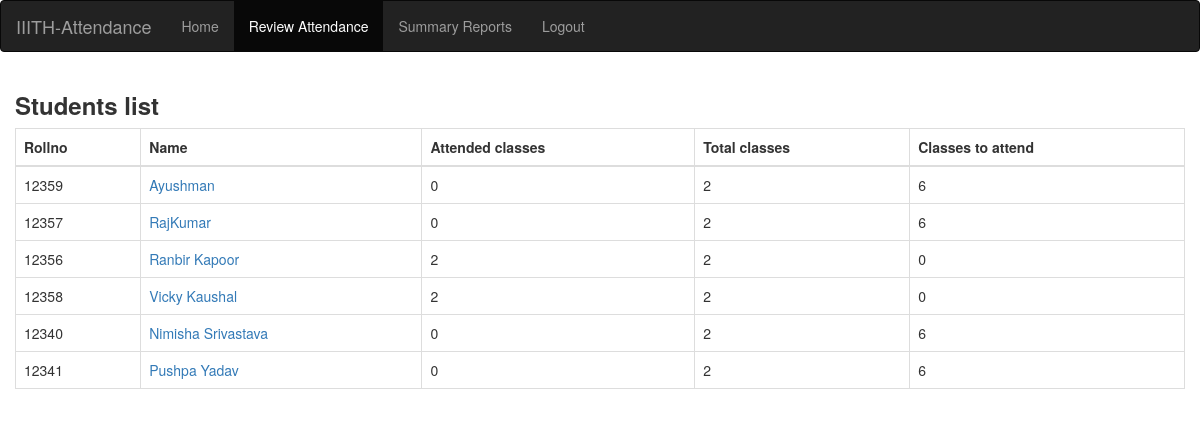
Screenshot of /teacher/40/Students/attendance/ (signed in) with the database file from the repository.
### info/models.py (models this page shows)
class AttendanceTotal(models.Model):
    course = models.ForeignKey(Course, on_delete=models.CASCADE)
    student = models.ForeignKey(Student, on_delete=models.CASCADE)
    class Meta:
        unique_together = (('student', 'course'),)
    @property
    def att_class(self):
        stud = Student.objects.get(name=self.student)
        cr = Course.objects.get(name=self.course)
        att_class = Attendance.objects.filter(course=cr, student=stud, status='True').count()
        return att_class
    @property
    def total_class(self):
        stud = Student.objects.get(name=self.student)
        cr = Course.objects.get(name=self.course)
        total_class = Attendance.objects.filter(course=cr, student=stud).count()
        return total_class
    @property
    def attendance(self):
        stud = Student.objects.get(name=self.student)
        cr = Course.objects.get(name=self.course)
        total_class = Attendance.objects.filter(course=cr, student=stud).count()
        att_class = Attendance.objects.filter(course=cr, student=stud, status='True').count()
        if total_class == 0:
            attendance = 0
        else:
            attendance = round(att_class / total_class * 100, 2)
        return attendance
    @property
    def classes_to_attend(self):
        stud = Student.objects.get(name=self.student)
        cr = Course.objects.get(name=self.course)
        total_class = Attendance.objects.filter(course=cr, student=stud).count()
        att_class = Attendance.objects.filter(course=cr, student=stud, status='True').count()
        cta = math.ceil((0.75*total_class - att_class)/0.25)
        if cta < 0:
            return 0
        return cta

class Student(models.Model):
    user = models.OneToOneField(User, on_delete=models.CASCADE, null=True)
    class_id = models.ForeignKey(Class, on_delete=models.CASCADE, default=1)
    USN = models.CharField(primary_key='True', max_length=100)
    name = models.CharField(max_length=200)
    sex = models.CharField(max_length=50, choices=sex_choice, default='Male')
    DOB = models.DateField(default='1998-01-01')
    def __str__(self):
        return self.name

class Course(models.Model):
    dept = models.ForeignKey(Dept, on_delete=models.CASCADE)
    id = models.CharField(primary_key='True', max_length=50)
    name = models.CharField(max_length=50)
    shortname = models.CharField(max_length=50, default='X')
    def __str__(self):
        return self.name

### info/views.py (the view)
# urls.py: path('teacher/<int:assign_id>/Students/attendance/', views.t_student, name='t_student'),
@login_required()
def t_student(request, assign_id):
    ass = Assign.objects.get(id=assign_id)
    att_list = []
    for stud in ass.class_id.student_set.all():
        try:
            a = AttendanceTotal.objects.get(student=stud, course=ass.course)
        except AttendanceTotal.DoesNotExist:
            a = AttendanceTotal(student=stud, course=ass.course)
            a.save()
        att_list.append(a)
    return render(request, 'info/t_students.html', {'att_list': att_list})

### info/models.py (called while the page is built)
    @property
    def is_student(self):
        if hasattr(self, 'student'):
            return True
        return False

    @property
    def is_teacher(self):
        if hasattr(self, 'teacher'):
            return True
        return False

### info/templates/info/t_students.html (shortened to what this page needs)
{% extends 'info/base.html' %}
    {% load static %}
    {% block content %}
                  <div class="card mb-3">
            <div class="card-header">
            <h3><b>Students list</b></h3></div>
            <div class="card-body">
              <div class="table-responsive">
                <table class="table table-bordered" id="dataTable" width="100%" cellspacing="0">
                  <thead>
                    <tr>
                        <th>Rollno</th>
                        <th>Name</th>
                        <th>Attended classes</th>
                        <th>Total classes</th>
                        <th>Classes to attend</th>
                    </tr>
                  </thead>
                  <tbody>
                    {% for a in att_list %}
                    <tr>
                        <td>{{ a.student_id }}</td>
                        <td><a href="{% url 't_attendance_detail' a.student.USN a.course_id %}">{{ a.student.name }}</a></td>
                        <td>{{ a.att_class }}</td>
                        <td>{{ a.total_class }}</td>
                        <td>{{ a.classes_to_attend }}</td>
                    </tr>
                    {% empty %}
                            <p>No students</p>
                    {% endfor %}
                  </tbody>
                </table>
              </div>
            </div>
          </div>
    {% endblock %}

### rows the page displays
AttendanceTotal: student_id "12359", student.name "Ayushman", att_class "0", total_class "2", classes_to_attend "6"
AttendanceTotal: student_id "12357", student.name "RajKumar", att_class "0", total_class "2", classes_to_attend "6"
AttendanceTotal: student_id "12356", student.name "Ranbir Kapoor", att_class "2", total_class "2", classes_to_attend "0"
AttendanceTotal: student_id "12358", student.name "Vicky Kaushal", att_class "2", total_class "2", classes_to_attend "0"
AttendanceTotal: student_id "12340", student.name "Nimisha Srivastava", att_class "0", total_class "2", classes_to_attend "6"
AttendanceTotal: student_id "12341", student.name "Pushpa Yadav", att_class "0", total_class "2", classes_to_attend "6"
